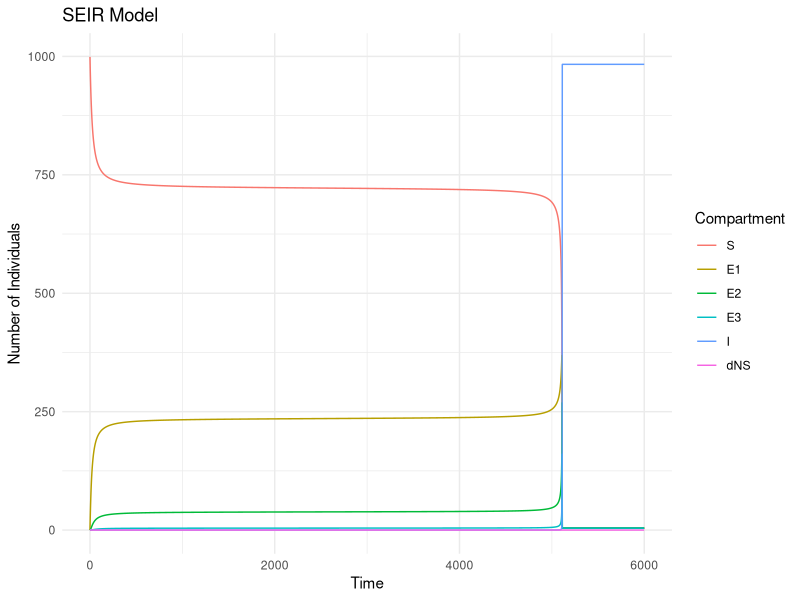

Here is the R script that generated this plot:
# Load necessary libraries
library(deSolve)
library(ggplot2)
library(reshape2)

# Define the SEIR model
seir_model <- function(time, state, parameters) {
  with(as.list(c(state, parameters)), {
    dS <- -beta * S * I + theta1 * E1 + theta4 * I
    dE1 <- beta * S * I - sigma * E1 * I - theta1 * E1 + theta2 * E2
    dE2 <- sigma * E1 * I - gamma * E2 * I - theta2 * E2 + theta3 * E3
    dE3 <- gamma * E2 * I - lambda * E3 * I - eta * E3 - theta3 * E3
    dI <- lambda * E3 * I - theta4 * I
    dNS <- eta * E3
    return(list(c(dS, dE1, dE2, dE3, dI, dNS)))
  })
}

par(las=F)

# Initial state and parameters
initial_state <- c(S = 999, E1 = 0, E2 = 0, E3 = 0, I = 1, dNS = 0)
parameters <- c(beta = 0.01, sigma = 0.01, gamma = 0.01, 
                lambda = 0.01, theta4 = 0.041798, eta = 0, theta1 = 0,
                theta2 = 0, theta3 = 0)
times <- seq(0, 6000, by = 1)

# Solve the model
output <- ode(y = initial_state, times = times, func = seir_model, parms = parameters)

# Convert output to a data frame
output_df <- as.data.frame(output)

# Reshape for ggplot2
output_melted <- melt(output_df, id.vars = "time")

# Plot using ggplot2
ggplot(output_melted, aes(x = time, y = value, color = variable)) +
  geom_line() +
  labs(x = "Time", y = "Number of Individuals", color = "Compartment") +
  ggtitle("SEIR Model") +
  theme_minimal()
